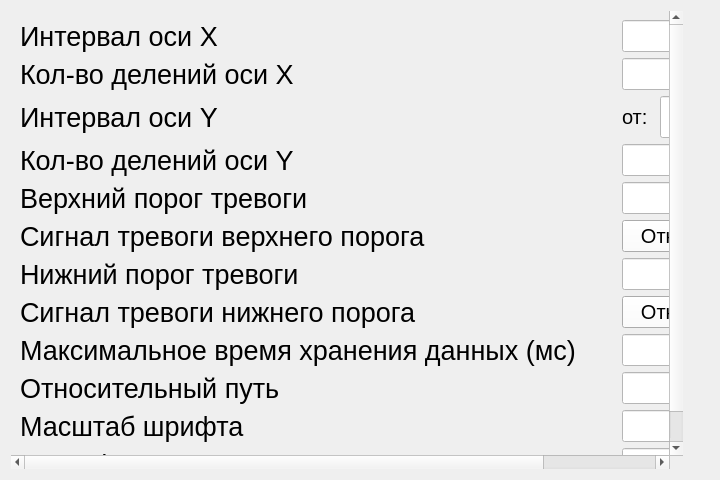
<?xml version="1.0" encoding="UTF-8"?>
<ui version="4.0">
 <class>GeneralSettingsPage</class>
 <widget class="QWidget" name="GeneralSettingsPage">
  <property name="geometry">
   <rect>
    <x>0</x>
    <y>0</y>
    <width>720</width>
    <height>480</height>
   </rect>
  </property>
  <property name="sizePolicy">
   <sizepolicy hsizetype="Preferred" vsizetype="Preferred">
    <horstretch>0</horstretch>
    <verstretch>0</verstretch>
   </sizepolicy>
  </property>
  <property name="windowTitle">
   <string>Form</string>
  </property>
  <layout class="QGridLayout" name="gridLayout">
   <item row="0" column="1">
    <spacer name="verticalSpacer">
     <property name="orientation">
      <enum>Qt::Vertical</enum>
     </property>
     <property name="sizeHint" stdset="0">
      <size>
       <width>20</width>
       <height>219</height>
      </size>
     </property>
    </spacer>
   </item>
   <item row="2" column="1">
    <spacer name="verticalSpacer_2">
     <property name="orientation">
      <enum>Qt::Vertical</enum>
     </property>
     <property name="sizeHint" stdset="0">
      <size>
       <width>20</width>
       <height>219</height>
      </size>
     </property>
    </spacer>
   </item>
   <item row="0" column="0" rowspan="3">
    <widget class="QScrollArea" name="scrollArea">
     <property name="frameShape">
      <enum>QFrame::NoFrame</enum>
     </property>
     <property name="frameShadow">
      <enum>QFrame::Plain</enum>
     </property>
     <property name="lineWidth">
      <number>0</number>
     </property>
     <property name="verticalScrollBarPolicy">
      <enum>Qt::ScrollBarAlwaysOn</enum>
     </property>
     <property name="sizeAdjustPolicy">
      <enum>QAbstractScrollArea::AdjustToContents</enum>
     </property>
     <property name="widgetResizable">
      <bool>true</bool>
     </property>
     <widget class="QWidget" name="scrollAreaWidgetContents">
      <property name="geometry">
       <rect>
        <x>-184</x>
        <y>0</y>
        <width>845</width>
        <height>586</height>
       </rect>
      </property>
      <layout class="QGridLayout" name="gridLayout_2">
       <item row="9" column="1">
        <widget class="QLabel" name="currentMaxStorageTimeLabel">
         <property name="font">
          <font>
           <pointsize>20</pointsize>
          </font>
         </property>
         <property name="text">
          <string>Максимальное время хранения данных (мс)</string>
         </property>
        </widget>
       </item>
       <item row="1" column="1">
        <widget class="QLabel" name="tickCountXLabel">
         <property name="font">
          <font>
           <pointsize>20</pointsize>
          </font>
         </property>
         <property name="text">
          <string>Кол-во делений оси X</string>
         </property>
        </widget>
       </item>
       <item row="11" column="1">
        <widget class="QLabel" name="fontScaleFactorLabel">
         <property name="font">
          <font>
           <pointsize>20</pointsize>
          </font>
         </property>
         <property name="text">
          <string>Масштаб шрифта</string>
         </property>
        </widget>
       </item>
       <item row="12" column="1">
        <widget class="QLabel" name="softwareStorageUUIDLabel">
         <property name="font">
          <font>
           <pointsize>20</pointsize>
          </font>
         </property>
         <property name="text">
          <string>UUID флешки</string>
         </property>
        </widget>
       </item>
       <item row="8" column="1">
        <widget class="QLabel" name="lowerAlarmSignalLabel">
         <property name="font">
          <font>
           <pointsize>20</pointsize>
          </font>
         </property>
         <property name="text">
          <string>Сигнал тревоги нижнего порога</string>
         </property>
        </widget>
       </item>
       <item row="4" column="1">
        <widget class="QLabel" name="tickCountYLabel">
         <property name="font">
          <font>
           <pointsize>20</pointsize>
          </font>
         </property>
         <property name="text">
          <string>Кол-во делений оси Y</string>
         </property>
        </widget>
       </item>
       <item row="7" column="1">
        <widget class="QLabel" name="lowerAlarmLabel">
         <property name="font">
          <font>
           <pointsize>20</pointsize>
          </font>
         </property>
         <property name="text">
          <string>Нижний порог тревоги</string>
         </property>
        </widget>
       </item>
       <item row="3" column="12">
        <widget class="QLabel" name="rangeYToLabel">
         <property name="sizePolicy">
          <sizepolicy hsizetype="MinimumExpanding" vsizetype="Fixed">
           <horstretch>0</horstretch>
           <verstretch>0</verstretch>
          </sizepolicy>
         </property>
         <property name="font">
          <font>
           <pointsize>15</pointsize>
          </font>
         </property>
         <property name="text">
          <string>до:</string>
         </property>
        </widget>
       </item>
       <item row="6" column="1">
        <widget class="QLabel" name="upperAlarmSignalLabel">
         <property name="font">
          <font>
           <pointsize>20</pointsize>
          </font>
         </property>
         <property name="text">
          <string>Сигнал тревоги верхнего порога</string>
         </property>
        </widget>
       </item>
       <item row="0" column="0">
        <spacer name="horizontalSpacer_3">
         <property name="orientation">
          <enum>Qt::Horizontal</enum>
         </property>
         <property name="sizeHint" stdset="0">
          <size>
           <width>40</width>
           <height>20</height>
          </size>
         </property>
        </spacer>
       </item>
       <item row="0" column="1">
        <widget class="QLabel" name="intervalXLabel">
         <property name="font">
          <font>
           <pointsize>20</pointsize>
          </font>
         </property>
         <property name="text">
          <string>Интервал оси X</string>
         </property>
        </widget>
       </item>
       <item row="3" column="3">
        <widget class="QLabel" name="rangeYFromLabel">
         <property name="sizePolicy">
          <sizepolicy hsizetype="MinimumExpanding" vsizetype="Fixed">
           <horstretch>0</horstretch>
           <verstretch>0</verstretch>
          </sizepolicy>
         </property>
         <property name="font">
          <font>
           <pointsize>15</pointsize>
          </font>
         </property>
         <property name="text">
          <string>от:</string>
         </property>
        </widget>
       </item>
       <item row="10" column="1">
        <widget class="QLabel" name="relativeCurrentPathLabel">
         <property name="font">
          <font>
           <pointsize>20</pointsize>
          </font>
         </property>
         <property name="text">
          <string>Относительный путь</string>
         </property>
        </widget>
       </item>
       <item row="5" column="1">
        <widget class="QLabel" name="upperAlarmLabel">
         <property name="font">
          <font>
           <pointsize>20</pointsize>
          </font>
         </property>
         <property name="text">
          <string>Верхний порог тревоги</string>
         </property>
        </widget>
       </item>
       <item row="3" column="1">
        <widget class="QLabel" name="intervalYLabel">
         <property name="font">
          <font>
           <pointsize>20</pointsize>
          </font>
         </property>
         <property name="text">
          <string>Интервал оси Y</string>
         </property>
        </widget>
       </item>
       <item row="0" column="2">
        <spacer name="horizontalSpacer_2">
         <property name="orientation">
          <enum>Qt::Horizontal</enum>
         </property>
         <property name="sizeType">
          <enum>QSizePolicy::Fixed</enum>
         </property>
         <property name="sizeHint" stdset="0">
          <size>
           <width>40</width>
           <height>20</height>
          </size>
         </property>
        </spacer>
       </item>
       <item row="0" column="3" colspan="15">
        <widget class="QLineEdit" name="intervalXLineEdit">
         <property name="sizePolicy">
          <sizepolicy hsizetype="Expanding" vsizetype="Fixed">
           <horstretch>0</horstretch>
           <verstretch>0</verstretch>
          </sizepolicy>
         </property>
         <property name="font">
          <font>
           <pointsize>15</pointsize>
          </font>
         </property>
         <property name="styleSheet">
          <string notr="true">background-color: rgb(255, 255, 255);</string>
         </property>
        </widget>
       </item>
       <item row="1" column="3" colspan="15">
        <widget class="QLineEdit" name="tickCountXLineEdit">
         <property name="sizePolicy">
          <sizepolicy hsizetype="Expanding" vsizetype="Fixed">
           <horstretch>0</horstretch>
           <verstretch>0</verstretch>
          </sizepolicy>
         </property>
         <property name="minimumSize">
          <size>
           <width>0</width>
           <height>0</height>
          </size>
         </property>
         <property name="font">
          <font>
           <pointsize>15</pointsize>
          </font>
         </property>
         <property name="styleSheet">
          <string notr="true">background-color: rgb(255, 255, 255);</string>
         </property>
        </widget>
       </item>
       <item row="4" column="3" colspan="15">
        <widget class="QLineEdit" name="tickCountYLineEdit">
         <property name="sizePolicy">
          <sizepolicy hsizetype="Expanding" vsizetype="Fixed">
           <horstretch>0</horstretch>
           <verstretch>0</verstretch>
          </sizepolicy>
         </property>
         <property name="font">
          <font>
           <pointsize>15</pointsize>
          </font>
         </property>
         <property name="styleSheet">
          <string notr="true">background-color: rgb(255, 255, 255);</string>
         </property>
        </widget>
       </item>
       <item row="5" column="3" colspan="15">
        <widget class="QLineEdit" name="upperAlarmLineEdit">
         <property name="sizePolicy">
          <sizepolicy hsizetype="Expanding" vsizetype="Fixed">
           <horstretch>0</horstretch>
           <verstretch>0</verstretch>
          </sizepolicy>
         </property>
         <property name="font">
          <font>
           <pointsize>15</pointsize>
          </font>
         </property>
         <property name="styleSheet">
          <string notr="true">background-color: rgb(255, 255, 255);</string>
         </property>
        </widget>
       </item>
       <item row="6" column="3" colspan="15">
        <widget class="QPushButton" name="upperAlarmSignalButton">
         <property name="sizePolicy">
          <sizepolicy hsizetype="Expanding" vsizetype="Fixed">
           <horstretch>0</horstretch>
           <verstretch>0</verstretch>
          </sizepolicy>
         </property>
         <property name="palette">
          <palette>
           <active>
            <colorrole role="Button">
             <brush brushstyle="SolidPattern">
              <color alpha="255">
               <red>32</red>
               <green>105</green>
               <blue>134</blue>
              </color>
             </brush>
            </colorrole>
           </active>
           <inactive>
            <colorrole role="Button">
             <brush brushstyle="SolidPattern">
              <color alpha="255">
               <red>252</red>
               <green>252</green>
               <blue>252</blue>
              </color>
             </brush>
            </colorrole>
           </inactive>
           <disabled>
            <colorrole role="Button">
             <brush brushstyle="SolidPattern">
              <color alpha="255">
               <red>113</red>
               <green>117</green>
               <blue>122</blue>
              </color>
             </brush>
            </colorrole>
           </disabled>
          </palette>
         </property>
         <property name="font">
          <font>
           <pointsize>15</pointsize>
          </font>
         </property>
         <property name="text">
          <string>Отключить</string>
         </property>
        </widget>
       </item>
       <item row="7" column="3" colspan="15">
        <widget class="QLineEdit" name="lowerAlarmLineEdit">
         <property name="sizePolicy">
          <sizepolicy hsizetype="Expanding" vsizetype="Fixed">
           <horstretch>0</horstretch>
           <verstretch>0</verstretch>
          </sizepolicy>
         </property>
         <property name="font">
          <font>
           <pointsize>15</pointsize>
          </font>
         </property>
         <property name="styleSheet">
          <string notr="true">background-color: rgb(255, 255, 255);</string>
         </property>
        </widget>
       </item>
       <item row="8" column="3" colspan="15">
        <widget class="QPushButton" name="lowerAlarmSignalButton">
         <property name="sizePolicy">
          <sizepolicy hsizetype="Expanding" vsizetype="Fixed">
           <horstretch>0</horstretch>
           <verstretch>0</verstretch>
          </sizepolicy>
         </property>
         <property name="palette">
          <palette>
           <active>
            <colorrole role="Button">
             <brush brushstyle="SolidPattern">
              <color alpha="255">
               <red>32</red>
               <green>105</green>
               <blue>134</blue>
              </color>
             </brush>
            </colorrole>
           </active>
           <inactive>
            <colorrole role="Button">
             <brush brushstyle="SolidPattern">
              <color alpha="255">
               <red>252</red>
               <green>252</green>
               <blue>252</blue>
              </color>
             </brush>
            </colorrole>
           </inactive>
           <disabled>
            <colorrole role="Button">
             <brush brushstyle="SolidPattern">
              <color alpha="255">
               <red>113</red>
               <green>117</green>
               <blue>122</blue>
              </color>
             </brush>
            </colorrole>
           </disabled>
          </palette>
         </property>
         <property name="font">
          <font>
           <pointsize>15</pointsize>
          </font>
         </property>
         <property name="text">
          <string>Отключить</string>
         </property>
        </widget>
       </item>
       <item row="9" column="3" colspan="15">
        <widget class="QLineEdit" name="currentMaxStorageTimeLineEdit">
         <property name="sizePolicy">
          <sizepolicy hsizetype="Expanding" vsizetype="Fixed">
           <horstretch>0</horstretch>
           <verstretch>0</verstretch>
          </sizepolicy>
         </property>
         <property name="font">
          <font>
           <pointsize>15</pointsize>
          </font>
         </property>
         <property name="styleSheet">
          <string notr="true">background-color: rgb(255, 255, 255);</string>
         </property>
        </widget>
       </item>
       <item row="10" column="3" colspan="15">
        <widget class="QLineEdit" name="relativeCurrentPathLineEdit">
         <property name="sizePolicy">
          <sizepolicy hsizetype="Expanding" vsizetype="Fixed">
           <horstretch>0</horstretch>
           <verstretch>0</verstretch>
          </sizepolicy>
         </property>
         <property name="font">
          <font>
           <pointsize>15</pointsize>
          </font>
         </property>
         <property name="styleSheet">
          <string notr="true">background-color: rgb(255, 255, 255);</string>
         </property>
         <property name="readOnly">
          <bool>true</bool>
         </property>
        </widget>
       </item>
       <item row="11" column="3" colspan="15">
        <widget class="QLineEdit" name="fontScaleFactorLineEdit">
         <property name="sizePolicy">
          <sizepolicy hsizetype="Expanding" vsizetype="Fixed">
           <horstretch>0</horstretch>
           <verstretch>0</verstretch>
          </sizepolicy>
         </property>
         <property name="font">
          <font>
           <pointsize>15</pointsize>
          </font>
         </property>
         <property name="styleSheet">
          <string notr="true">background-color: rgb(255, 255, 255);</string>
         </property>
        </widget>
       </item>
       <item row="12" column="3" colspan="15">
        <widget class="QLineEdit" name="softwareStorageUUIDLineEdit">
         <property name="sizePolicy">
          <sizepolicy hsizetype="Expanding" vsizetype="Fixed">
           <horstretch>0</horstretch>
           <verstretch>0</verstretch>
          </sizepolicy>
         </property>
         <property name="font">
          <font>
           <pointsize>15</pointsize>
          </font>
         </property>
         <property name="styleSheet">
          <string notr="true">background-color: rgb(255, 255, 255);</string>
         </property>
         <property name="readOnly">
          <bool>true</bool>
         </property>
        </widget>
       </item>
       <item row="0" column="18">
        <spacer name="horizontalSpacer">
         <property name="orientation">
          <enum>Qt::Horizontal</enum>
         </property>
         <property name="sizeType">
          <enum>QSizePolicy::Fixed</enum>
         </property>
         <property name="sizeHint" stdset="0">
          <size>
           <width>40</width>
           <height>20</height>
          </size>
         </property>
        </spacer>
       </item>
       <item row="3" column="13" colspan="5">
        <widget class="QLineEdit" name="intervalYToLineEdit">
         <property name="sizePolicy">
          <sizepolicy hsizetype="Expanding" vsizetype="Fixed">
           <horstretch>0</horstretch>
           <verstretch>0</verstretch>
          </sizepolicy>
         </property>
         <property name="minimumSize">
          <size>
           <width>20</width>
           <height>42</height>
          </size>
         </property>
         <property name="font">
          <font>
           <pointsize>15</pointsize>
          </font>
         </property>
         <property name="styleSheet">
          <string notr="true">background-color: rgb(255, 255, 255);</string>
         </property>
        </widget>
       </item>
       <item row="3" column="5" colspan="5">
        <widget class="QLineEdit" name="intervalYFromLineEdit">
         <property name="sizePolicy">
          <sizepolicy hsizetype="Expanding" vsizetype="Fixed">
           <horstretch>0</horstretch>
           <verstretch>0</verstretch>
          </sizepolicy>
         </property>
         <property name="minimumSize">
          <size>
           <width>20</width>
           <height>42</height>
          </size>
         </property>
         <property name="font">
          <font>
           <pointsize>15</pointsize>
          </font>
         </property>
         <property name="styleSheet">
          <string notr="true">background-color: rgb(255, 255, 255);</string>
         </property>
        </widget>
       </item>
      </layout>
     </widget>
    </widget>
   </item>
   <item row="1" column="1">
    <layout class="QVBoxLayout" name="verticalLayout">
     <item>
      <widget class="NumKeyboard" name="widget" native="true"/>
     </item>
    </layout>
   </item>
  </layout>
 </widget>
 <customwidgets>
  <customwidget>
   <class>NumKeyboard</class>
   <extends>QWidget</extends>
   <header>gui/numkeyboard.h</header>
   <container>1</container>
  </customwidget>
 </customwidgets>
 <resources/>
 <connections/>
</ui>
